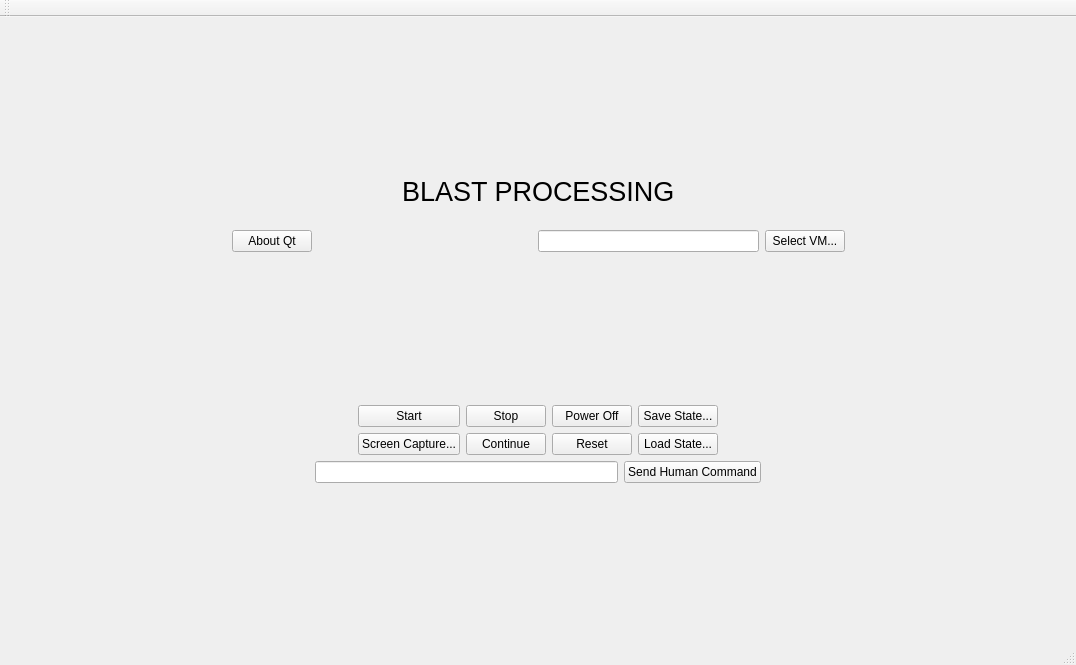
<?xml version="1.0" encoding="UTF-8"?>
<ui version="4.0">
 <class>MainWindow</class>
 <widget class="QMainWindow" name="MainWindow">
  <property name="geometry">
   <rect>
    <x>0</x>
    <y>0</y>
    <width>1076</width>
    <height>665</height>
   </rect>
  </property>
  <property name="windowTitle">
   <string>MainWindow</string>
  </property>
  <widget class="QWidget" name="centralWidget">
   <layout class="QVBoxLayout" name="verticalLayout">
    <item>
     <spacer name="verticalSpacer">
      <property name="orientation">
       <enum>Qt::Vertical</enum>
      </property>
      <property name="sizeHint" stdset="0">
       <size>
        <width>20</width>
        <height>172</height>
       </size>
      </property>
     </spacer>
    </item>
    <item>
     <layout class="QHBoxLayout" name="horizontalLayout">
      <item>
       <spacer name="horizontalSpacer">
        <property name="orientation">
         <enum>Qt::Horizontal</enum>
        </property>
        <property name="sizeHint" stdset="0">
         <size>
          <width>40</width>
          <height>20</height>
         </size>
        </property>
       </spacer>
      </item>
      <item>
       <widget class="QLabel" name="theBlastProcessingLabel">
        <property name="font">
         <font>
          <pointsize>20</pointsize>
         </font>
        </property>
        <property name="text">
         <string>BLAST PROCESSING</string>
        </property>
       </widget>
      </item>
      <item>
       <spacer name="horizontalSpacer_2">
        <property name="orientation">
         <enum>Qt::Horizontal</enum>
        </property>
        <property name="sizeHint" stdset="0">
         <size>
          <width>40</width>
          <height>20</height>
         </size>
        </property>
       </spacer>
      </item>
     </layout>
    </item>
    <item>
     <spacer name="verticalSpacer_4">
      <property name="orientation">
       <enum>Qt::Vertical</enum>
      </property>
      <property name="sizeHint" stdset="0">
       <size>
        <width>20</width>
        <height>40</height>
       </size>
      </property>
     </spacer>
    </item>
    <item>
     <layout class="QHBoxLayout" name="horizontalLayout_3">
      <item>
       <spacer name="horizontalSpacer_3">
        <property name="orientation">
         <enum>Qt::Horizontal</enum>
        </property>
        <property name="sizeHint" stdset="0">
         <size>
          <width>40</width>
          <height>20</height>
         </size>
        </property>
       </spacer>
      </item>
      <item>
       <widget class="QPushButton" name="theAboutQtButton">
        <property name="text">
         <string>About Qt</string>
        </property>
       </widget>
      </item>
      <item>
       <spacer name="horizontalSpacer_8">
        <property name="orientation">
         <enum>Qt::Horizontal</enum>
        </property>
        <property name="sizeHint" stdset="0">
         <size>
          <width>40</width>
          <height>20</height>
         </size>
        </property>
       </spacer>
      </item>
      <item>
       <widget class="QLineEdit" name="theVmLineEdit"/>
      </item>
      <item>
       <widget class="QPushButton" name="theSelectVmButton">
        <property name="text">
         <string>Select VM...</string>
        </property>
       </widget>
      </item>
      <item>
       <spacer name="horizontalSpacer_9">
        <property name="orientation">
         <enum>Qt::Horizontal</enum>
        </property>
        <property name="sizeHint" stdset="0">
         <size>
          <width>40</width>
          <height>20</height>
         </size>
        </property>
       </spacer>
      </item>
     </layout>
    </item>
    <item>
     <spacer name="verticalSpacer_2">
      <property name="orientation">
       <enum>Qt::Vertical</enum>
      </property>
      <property name="sizeHint" stdset="0">
       <size>
        <width>20</width>
        <height>171</height>
       </size>
      </property>
     </spacer>
    </item>
    <item>
     <layout class="QHBoxLayout" name="horizontalLayout_2">
      <item>
       <spacer name="horizontalSpacer_7">
        <property name="orientation">
         <enum>Qt::Horizontal</enum>
        </property>
        <property name="sizeHint" stdset="0">
         <size>
          <width>40</width>
          <height>20</height>
         </size>
        </property>
       </spacer>
      </item>
      <item>
       <layout class="QGridLayout" name="gridLayout">
        <item row="0" column="0">
         <widget class="QPushButton" name="theStartButton">
          <property name="text">
           <string>Start</string>
          </property>
         </widget>
        </item>
        <item row="0" column="1">
         <widget class="QPushButton" name="theStopButton">
          <property name="text">
           <string>Stop</string>
          </property>
         </widget>
        </item>
        <item row="0" column="2">
         <widget class="QPushButton" name="thePowerOffButton">
          <property name="text">
           <string>Power Off</string>
          </property>
         </widget>
        </item>
        <item row="0" column="3">
         <widget class="QPushButton" name="theSaveStateButton">
          <property name="text">
           <string>Save State...</string>
          </property>
         </widget>
        </item>
        <item row="1" column="0">
         <widget class="QPushButton" name="theScreenCapButton">
          <property name="text">
           <string>Screen Capture...</string>
          </property>
         </widget>
        </item>
        <item row="1" column="1">
         <widget class="QPushButton" name="theContinueButton">
          <property name="text">
           <string>Continue</string>
          </property>
         </widget>
        </item>
        <item row="1" column="2">
         <widget class="QPushButton" name="theResetButton">
          <property name="text">
           <string>Reset</string>
          </property>
         </widget>
        </item>
        <item row="1" column="3">
         <widget class="QPushButton" name="theLoadStateButton">
          <property name="text">
           <string>Load State...</string>
          </property>
         </widget>
        </item>
       </layout>
      </item>
      <item>
       <spacer name="horizontalSpacer_6">
        <property name="orientation">
         <enum>Qt::Horizontal</enum>
        </property>
        <property name="sizeHint" stdset="0">
         <size>
          <width>40</width>
          <height>20</height>
         </size>
        </property>
       </spacer>
      </item>
     </layout>
    </item>
    <item>
     <layout class="QHBoxLayout" name="horizontalLayout_4">
      <item>
       <spacer name="horizontalSpacer_4">
        <property name="orientation">
         <enum>Qt::Horizontal</enum>
        </property>
        <property name="sizeHint" stdset="0">
         <size>
          <width>40</width>
          <height>20</height>
         </size>
        </property>
       </spacer>
      </item>
      <item>
       <widget class="QLineEdit" name="theHumanCommandText"/>
      </item>
      <item>
       <widget class="QPushButton" name="theSendHumanCommandButton">
        <property name="text">
         <string>Send Human Command</string>
        </property>
       </widget>
      </item>
      <item>
       <spacer name="horizontalSpacer_5">
        <property name="orientation">
         <enum>Qt::Horizontal</enum>
        </property>
        <property name="sizeHint" stdset="0">
         <size>
          <width>40</width>
          <height>20</height>
         </size>
        </property>
       </spacer>
      </item>
     </layout>
    </item>
    <item>
     <spacer name="verticalSpacer_3">
      <property name="orientation">
       <enum>Qt::Vertical</enum>
      </property>
      <property name="sizeHint" stdset="0">
       <size>
        <width>20</width>
        <height>172</height>
       </size>
      </property>
     </spacer>
    </item>
   </layout>
  </widget>
  <widget class="QMenuBar" name="menuBar">
   <property name="geometry">
    <rect>
     <x>0</x>
     <y>0</y>
     <width>1076</width>
     <height>18</height>
    </rect>
   </property>
  </widget>
  <widget class="QToolBar" name="mainToolBar">
   <attribute name="toolBarArea">
    <enum>TopToolBarArea</enum>
   </attribute>
   <attribute name="toolBarBreak">
    <bool>false</bool>
   </attribute>
  </widget>
  <widget class="QStatusBar" name="statusBar"/>
 </widget>
 <layoutdefault spacing="6" margin="11"/>
 <resources/>
 <connections/>
</ui>
